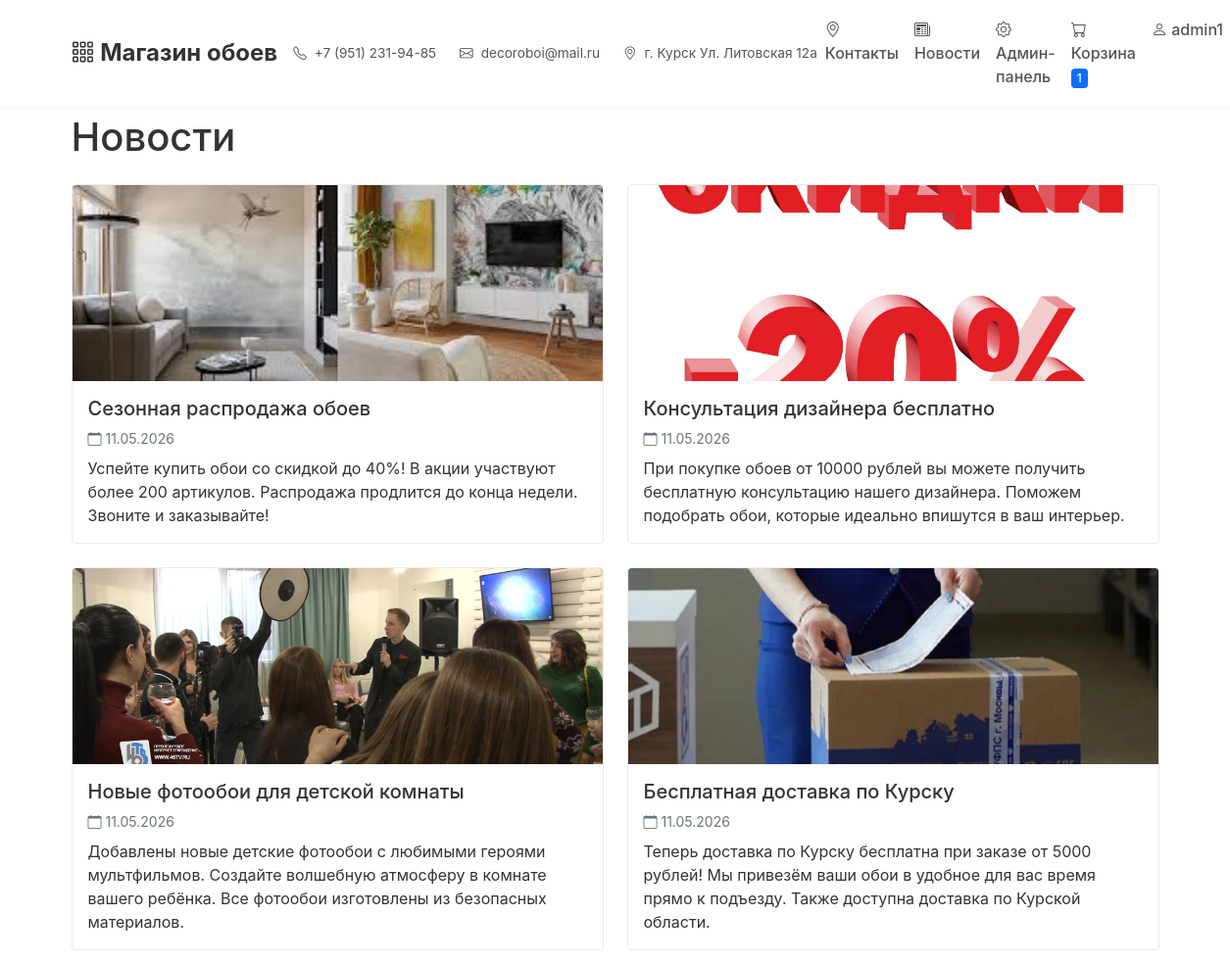
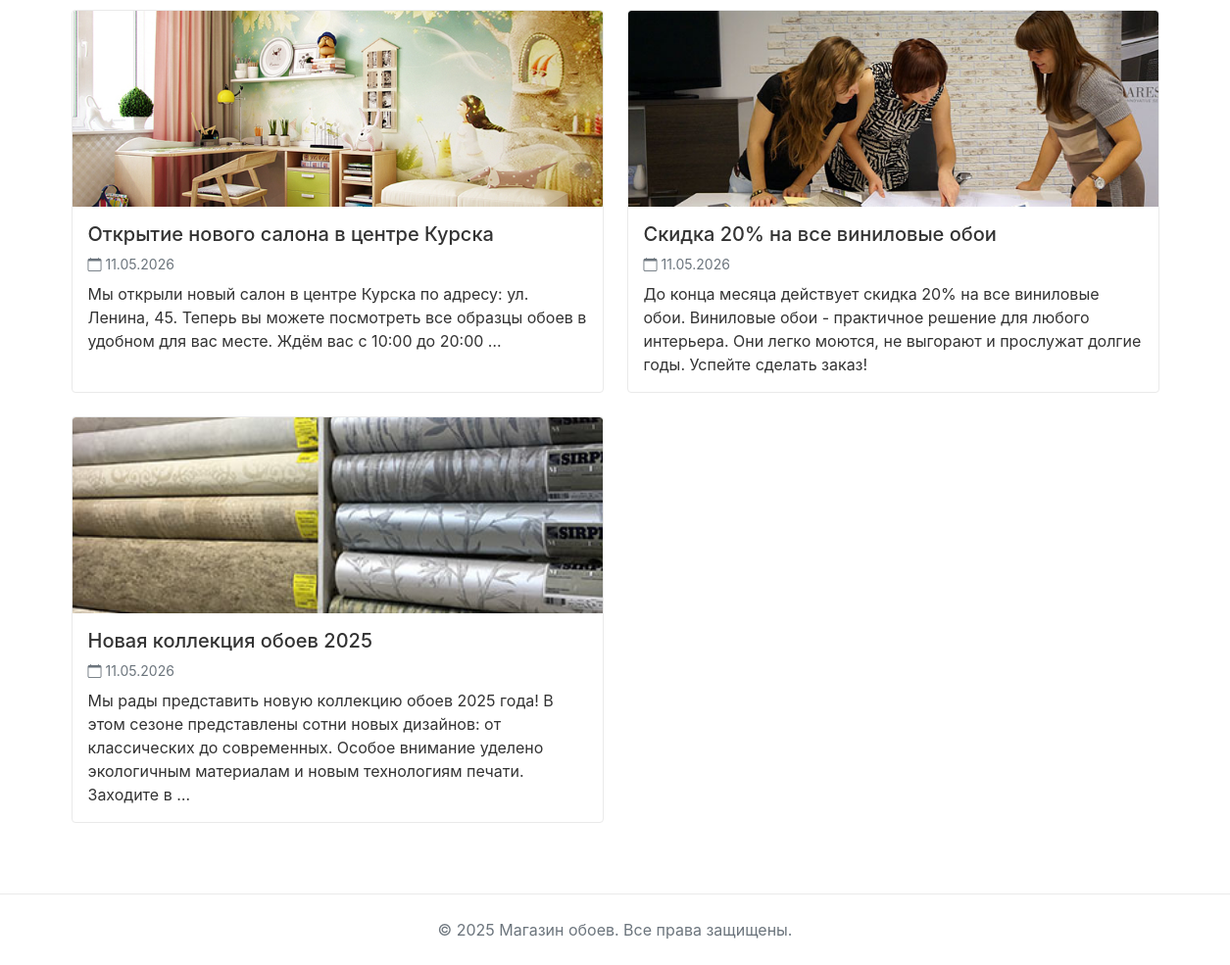
The app's page /news/ (signed in) with its own data (2 pictures, top to bottom).
### store/models.py (models this page shows, shortened)
class User(AbstractUser):
    ROLE_CHOICES = (
        ('admin', 'Администратор'),
        ('user', 'Пользователь'),
    )
    role = models.CharField(
        max_length=10,
        choices=ROLE_CHOICES,
        default='user',
        verbose_name='Роль'
    )
    phone = models.CharField(
        max_length=15,
        blank=True,
        verbose_name='Телефон'
    )
    address = models.TextField(
        blank=True,
        verbose_name='Адрес'
    )
    city = models.CharField(
        max_length=100,
        blank=True,
        verbose_name='Город'
    )
    postal_code = models.CharField(
        max_length=10,
        blank=True,
        verbose_name='Почтовый индекс'
    )
    country = models.CharField(
        max_length=100,
        blank=True,
        default='Россия',
        verbose_name='Страна'
    )
    class Meta:
        verbose_name = 'Пользователь'
        verbose_name_plural = 'Пользователи'
    def is_admin(self):
        return self.role == 'admin'

class News(models.Model):
    title = models.CharField(max_length=200, verbose_name='Заголовок')
    content = models.TextField(verbose_name='Содержание')
    image = models.ImageField(upload_to='news/', blank=True, null=True, verbose_name='Изображение')
    is_published = models.BooleanField(default=True, verbose_name='Опубликовано')
    created_at = models.DateTimeField(auto_now_add=True, verbose_name='Дата создания')
    updated_at = models.DateTimeField(auto_now=True, verbose_name='Дата обновления')
    class Meta:
        verbose_name = 'Новость'
        verbose_name_plural = 'Новости'
        ordering = ['-created_at']

### store/views.py (the view)
# urls.py: path('news/', views.news_list, name='news_list'),
def news_list(request):
    news_items = News.objects.filter(is_published=True).order_by('-created_at')
    paginator = Paginator(news_items, 10)
    page_number = request.GET.get('page')
    page_obj = paginator.get_page(page_number)
    context = {
        'page_obj': page_obj,
        'news_items': page_obj.object_list,
    }
    return render(request, 'store/news_list.html', context)

### store/context_processors.py (called while the page is built)
def cart_items_count(request):
    if request.user.is_authenticated:
        try:
            cart = Cart.objects.get(user=request.user)
            count = cart.items.count()
        except Cart.DoesNotExist:
            count = 0
    else:
        count = 0
    return {'cart_items_count': count}

def user_processor(request):
    return {'current_user': request.user}

### store/templates/store/news_list.html (shortened to what this page needs)
{% extends 'store/base.html' %}
{% block content %}
<div class="row">
    <div class="col-12">
        <h1 class="mb-4">Новости</h1>
    </div>
</div>
{% if news_items %}
    <div class="row">
        {% for news in news_items %}
        <div class="col-md-6 mb-4">
            <div class="card h-100">
                {% if news.image %}
                <img src="{{ news.image.url }}" class="card-img-top" alt="{{ news.title }}" style="height: 200px; object-fit: cover;">
                {% endif %}
                <div class="card-body">
                    <h5 class="card-title">{{ news.title }}</h5>
                    <p class="text-muted small mb-2">
                        <i class="bi bi-calendar"></i> {{ news.created_at|date:"d.m.Y" }}
                    </p>
                    <p class="card-text">{{ news.content|truncatewords:30 }}</p>
                </div>
            </div>
        </div>
        {% endfor %}
    </div>
{% else %}
    <div class="alert alert-info">
        <i class="bi bi-info-circle"></i> Новостей пока нет. Загляните позже!
    </div>
{% endif %}
{% endblock %}

### store/templates/store/base.html (shortened to what this page needs)
{% load static %}
<!DOCTYPE html>
<html lang="ru">
<head>
    <link href="https://cdn.jsdelivr.net/npm/bootstrap@5.1.3/dist/css/bootstrap.min.css" rel="stylesheet">
    <link rel="stylesheet" href="https://cdn.jsdelivr.net/npm/bootstrap-icons@1.8.1/font/bootstrap-icons.css">
</head>
<body>
    <nav class="navbar navbar-expand-lg navbar-light bg-light mb-2">
        <div class="container">
            <a class="navbar-brand" href="{% url 'index' %}">
                <i class="bi bi-grid-3x3-gap"></i> Магазин обоев
            </a>
            <div class="collapse navbar-collapse justify-content-between" id="navbarNav">
                <div class="header-contacts d-none d-lg-flex">
                    <div class="header-contact-item">
                        <i class="bi bi-telephone"></i> +7 (951) 231-94-85
                    </div>
                    <div class="header-contact-item">
                        <i class="bi bi-envelope"></i> decoroboi@mail.ru
                    </div>
                    <div class="header-contact-item">
                        <i class="bi bi-geo-alt"></i> г. Курск Ул. Литовская 12а
                    </div>
                </div>
                <ul class="navbar-nav">
                    <li class="nav-item">
                        <a class="nav-link" href="{% url 'contacts' %}">
                            <i class="bi bi-geo-alt"></i> Контакты
                        </a>
                    </li>
                    <li class="nav-item">
                        <a class="nav-link" href="{% url 'news_list' %}">
                            <i class="bi bi-newspaper"></i> Новости
                        </a>
                    </li>
                    {% if user.is_authenticated %}
                        {% if user.is_admin %}
                        <li class="nav-item">
                            <a class="nav-link" href="{% url 'admin_dashboard' %}">
                                <i class="bi bi-gear"></i> Админ-панель
                            </a>
                        </li>
                        {% endif %}
                        <li class="nav-item">
                            <a class="nav-link" href="{% url 'cart' %}">
                                <i class="bi bi-cart"></i> Корзина
                                <span class="badge bg-primary">{{ cart_items_count }}</span>
                            </a>
                        </li>
                        <li class="nav-item dropdown">
                            <a class="nav-link dropdown-toggle" href="#" id="userDropdown" role="button" data-bs-toggle="dropdown">
                                <i class="bi bi-person"></i> {{ user.username }}
                            </a>
                        </li>
                    {% endif %}
                </ul>
            </div>
        </div>
    </nav>
    <div class="container">
        {% block content %}
        {% endblock %}
    </div>
    <footer class="footer">
        <div class="container">
            <div class="text-center">
                <p class="text-muted mb-0">© 2025 Магазин обоев. Все права защищены.</p>
            </div>
        </div>
    </footer>
</body>
</html>

### store/templates/store/base.html (style rules this page uses)
:root { --primary-color: #4e73df; --secondary-color: #6c757d; --light-bg: #ffffff; --border-color: #eaeaea; }
body { background-color: var(--light-bg); font-family: -apple-system, BlinkMacSystemFont, 'Segoe UI', Roboto, sans-serif; color: #333; display: flex; flex-direction: column; min-height: 100vh; }
.navbar { background-color: white !important; box-shadow: 0 2px 10px rgba(0, 0, 0, 0.05); padding: 10px 0; }
.navbar-brand { font-weight: 700; font-size: 1.5rem; color: #333 !important; }
.nav-link { color: #555 !important; font-weight: 500; }
.card { border: 1px solid var(--border-color); border-radius: 4px; transition: all 0.2s ease; overflow: hidden; }
.card-body { padding: 1rem; }
.badge { border-radius: 4px; padding: 0.35em 0.5em; font-weight: 500; }
.container { padding-left: 15px; padding-right: 15px; flex: 1; }
.footer { background-color: white; border-top: 1px solid var(--border-color); margin-top: 3rem; padding: 1.5rem 0; }
.header-contacts { display: flex; gap: 1.5rem; font-size: 0.85rem; margin: 0; padding: 0; list-style: none; }
.header-contact-item { display: flex; align-items: center; gap: 0.5rem; color: #555; white-space: nowrap; }

### records on screen
User: username "admin1"
News: image (picture), title "Сезонная распродажа обоев", created_at "11.05.2026", content "Успейте купить обои со скидкой до 40%! В акции участвуют более 200 артикулов. Распродажа продлится до конца недели. Звоните и заказывайте!"
News: image (picture), title "Консультация дизайнера бесплатно", created_at "11.05.2026", content "При покупке обоев от 10000 рублей вы можете получить бесплатную консультацию нашего дизайнера. Поможем подобрать обои, которые идеально впишутся в ваш интерьер."
News: image (picture), title "Новые фотообои для детской комнаты", created_at "11.05.2026", content "Добавлены новые детские фотообои с любимыми героями мультфильмов. Создайте волшебную атмосферу в комнате вашего ребёнка. Все фотообои изготовлены из безопасных материалов."
News: image (picture), title "Бесплатная доставка по Курску", created_at "11.05.2026", content "Теперь доставка по Курску бесплатна при заказе от 5000 рублей! Мы привезём ваши обои в удобное для вас время прямо к подъезду. Также доступна доставка по Курской области."
News: image (picture), title "Открытие нового салона в центре Курска", created_at "11.05.2026", content "Мы открыли новый салон в центре Курска по адресу: ул. Ленина, 45. Теперь вы можете посмотреть все образцы обоев в удобном для вас месте. Ждём вас с 10:00 до 20:00 …"
News: image (picture), title "Скидка 20% на все виниловые обои", created_at "11.05.2026", content "До конца месяца действует скидка 20% на все виниловые обои. Виниловые обои - практичное решение для любого интерьера. Они легко моются, не выгорают и прослужат долгие годы. Успейте сделать заказ!"
News: image (picture), title "Новая коллекция обоев 2025", created_at "11.05.2026", content "Мы рады представить новую коллекцию обоев 2025 года! В этом сезоне представлены сотни новых дизайнов: от классических до современных. Особое внимание уделено экологичным материалам и новым технологиям печати. Заходите в …"

### other values on screen
{{ cart_items_count }} "1"
